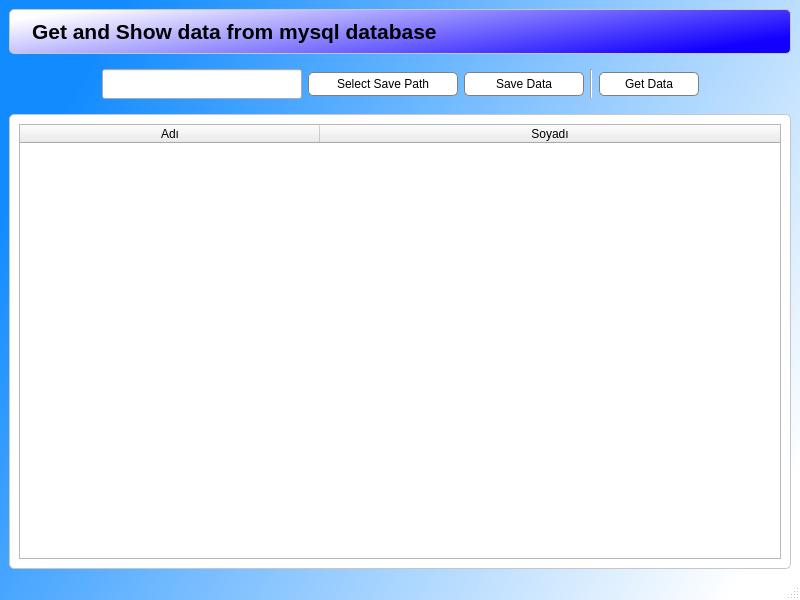
<?xml version="1.0" encoding="UTF-8"?>
<ui version="4.0">
 <class>MainWindow</class>
 <widget class="QMainWindow" name="MainWindow">
  <property name="geometry">
   <rect>
    <x>0</x>
    <y>0</y>
    <width>800</width>
    <height>600</height>
   </rect>
  </property>
  <property name="windowTitle">
   <string>QSqlDatabase</string>
  </property>
  <property name="windowIcon">
   <iconset resource="resource.qrc">
    <normaloff>:/icons/icons/database.ico</normaloff>:/icons/icons/database.ico</iconset>
  </property>
  <property name="styleSheet">
   <string notr="true">#MainWindow{
background-color: qlineargradient(spread:pad, x1:0, y1:0.364, x2:1, y2:0.79, stop:0 rgba(18, 139, 255, 255), stop:1 rgba(255, 255, 255, 255));
}

#MainWindow QGroupBox{
border : 1px solid #c6c6c6 ;
border-radius :5px ;
}

#groupBox {
border :none ;
background-color : qlineargradient(spread:pad, x1:1, y1:0.613727, x2:0, y2:0.244, stop:0 rgba(18, 0, 255, 255), stop:1 rgba(255, 255, 255, 255))
}

#groupBox_2 {
background-color : #fff
}

#MainWindow QPushButton{
border: 1px solid rgb(127,127,127);
border-radius :5px ;
background-color:#fff;
padding :4px 8px ;
text-align:center;
}

#MainWindow QPushButton:hover{
color:#fff;
background-color:#00aaff;

}

#MainWindow QPushButton:pressed{
padding-left:15px ;
}</string>
  </property>
  <widget class="QWidget" name="centralwidget">
   <layout class="QGridLayout" name="gridLayout_4">
    <item row="0" column="0">
     <widget class="QGroupBox" name="groupBox">
      <property name="maximumSize">
       <size>
        <width>16777215</width>
        <height>80</height>
       </size>
      </property>
      <property name="title">
       <string/>
      </property>
      <layout class="QGridLayout" name="gridLayout">
       <item row="0" column="0">
        <widget class="QLabel" name="label">
         <property name="maximumSize">
          <size>
           <width>40</width>
           <height>40</height>
          </size>
         </property>
         <property name="text">
          <string/>
         </property>
         <property name="pixmap">
          <pixmap resource="resource.qrc">:/icons/icons/database.ico</pixmap>
         </property>
         <property name="scaledContents">
          <bool>true</bool>
         </property>
        </widget>
       </item>
       <item row="0" column="1">
        <widget class="QLabel" name="label_2">
         <property name="font">
          <font>
           <family>Segoe UI</family>
           <pointsize>16</pointsize>
           <weight>75</weight>
           <bold>true</bold>
          </font>
         </property>
         <property name="text">
          <string>Get and Show data from mysql database</string>
         </property>
        </widget>
       </item>
       <item row="0" column="2">
        <spacer name="horizontalSpacer">
         <property name="orientation">
          <enum>Qt::Horizontal</enum>
         </property>
         <property name="sizeHint" stdset="0">
          <size>
           <width>177</width>
           <height>20</height>
          </size>
         </property>
        </spacer>
       </item>
      </layout>
     </widget>
    </item>
    <item row="1" column="0">
     <widget class="QWidget" name="widget" native="true">
      <property name="maximumSize">
       <size>
        <width>16777215</width>
        <height>50</height>
       </size>
      </property>
      <layout class="QGridLayout" name="gridLayout_2">
       <item row="0" column="0">
        <spacer name="horizontalSpacer_3">
         <property name="orientation">
          <enum>Qt::Horizontal</enum>
         </property>
         <property name="sizeHint" stdset="0">
          <size>
           <width>68</width>
           <height>20</height>
          </size>
         </property>
        </spacer>
       </item>
       <item row="0" column="1">
        <widget class="QLineEdit" name="lineEdit">
         <property name="minimumSize">
          <size>
           <width>200</width>
           <height>30</height>
          </size>
         </property>
         <property name="maximumSize">
          <size>
           <width>200</width>
           <height>16777215</height>
          </size>
         </property>
         <property name="readOnly">
          <bool>true</bool>
         </property>
        </widget>
       </item>
       <item row="0" column="2">
        <widget class="QPushButton" name="pushButton_get_path">
         <property name="minimumSize">
          <size>
           <width>150</width>
           <height>0</height>
          </size>
         </property>
         <property name="text">
          <string>Select Save Path</string>
         </property>
         <property name="icon">
          <iconset resource="resource.qrc">
           <normaloff>:/icons/icons/folder.ico</normaloff>:/icons/icons/folder.ico</iconset>
         </property>
        </widget>
       </item>
       <item row="0" column="3">
        <widget class="QPushButton" name="pushButton_save_data">
         <property name="minimumSize">
          <size>
           <width>120</width>
           <height>0</height>
          </size>
         </property>
         <property name="text">
          <string>Save Data</string>
         </property>
         <property name="icon">
          <iconset resource="resource.qrc">
           <normaloff>:/icons/icons/edit.ico</normaloff>:/icons/icons/edit.ico</iconset>
         </property>
        </widget>
       </item>
       <item row="0" column="4">
        <widget class="Line" name="line">
         <property name="orientation">
          <enum>Qt::Vertical</enum>
         </property>
        </widget>
       </item>
       <item row="0" column="5">
        <widget class="QPushButton" name="pushButton_get_data">
         <property name="minimumSize">
          <size>
           <width>100</width>
           <height>0</height>
          </size>
         </property>
         <property name="text">
          <string>Get Data</string>
         </property>
         <property name="icon">
          <iconset resource="resource.qrc">
           <normaloff>:/icons/icons/search.ico</normaloff>:/icons/icons/search.ico</iconset>
         </property>
        </widget>
       </item>
       <item row="0" column="6">
        <spacer name="horizontalSpacer_2">
         <property name="orientation">
          <enum>Qt::Horizontal</enum>
         </property>
         <property name="sizeHint" stdset="0">
          <size>
           <width>67</width>
           <height>20</height>
          </size>
         </property>
        </spacer>
       </item>
      </layout>
     </widget>
    </item>
    <item row="2" column="0">
     <widget class="QGroupBox" name="groupBox_2">
      <property name="title">
       <string/>
      </property>
      <layout class="QGridLayout" name="gridLayout_3">
       <item row="0" column="0">
        <widget class="QTableWidget" name="tableWidget">
         <attribute name="horizontalHeaderDefaultSectionSize">
          <number>300</number>
         </attribute>
         <attribute name="horizontalHeaderStretchLastSection">
          <bool>true</bool>
         </attribute>
         <column>
          <property name="text">
           <string>Adı</string>
          </property>
         </column>
         <column>
          <property name="text">
           <string>Soyadı</string>
          </property>
         </column>
        </widget>
       </item>
      </layout>
     </widget>
    </item>
   </layout>
  </widget>
  <widget class="QMenuBar" name="menubar">
   <property name="geometry">
    <rect>
     <x>0</x>
     <y>0</y>
     <width>800</width>
     <height>26</height>
    </rect>
   </property>
  </widget>
  <widget class="QStatusBar" name="statusbar"/>
 </widget>
 <resources>
  <include location="resource.qrc"/>
 </resources>
 <connections/>
</ui>
